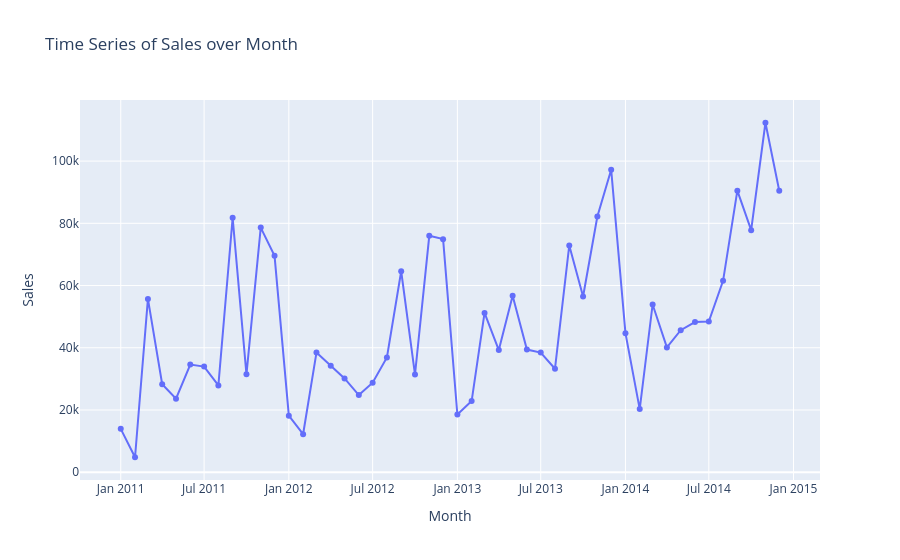

The notebook cell this image was saved under:
### Markdown cell above
In year 2012 has lowest sales among all year but they were going better in 2013 and 2014.

### Code cell
grouped_data = ss.groupby(['Month_Year'])['Sales'].sum()
fig = px.line(grouped_data, x=grouped_data.index.astype(str), y=grouped_data.values, markers=True, line_shape='linear', title='Time Series of Sales over Month')
fig.update_xaxes(title='Month')
fig.update_yaxes(title='Sales')

# Show the interactive plot
fig.show()

### Figure 1 — Plotly figure (JSON) as saved in the notebook; plotly's stock layout.template omitted (floating-point values rounded to 4 significant figures)
{"data": [{"hovertemplate": "x=%{x}<br>y=%{y}<extra></extra>", "legendgroup": "", "line": {"color": "#636efa", "dash": "solid", "shape": "linear"}, "marker": {"symbol": "circle"}, "mode": "lines+markers", "name": "", "orientation": "v", "showlegend": false, "type": "scatter", "x": ["2011-01", "2011-02", "2011-03", "2011-04", "2011-05", "2011-06", "2011-07", "2011-08", "2011-09", "2011-10", "2011-11", "2011-12", "2012-01", "2012-02", "2012-03", "2012-04", "2012-05", "2012-06", "2012-07", "2012-08", "2012-09", "2012-10", "2012-11", "2012-12", "2013-01", "2013-02", "2013-03", "2013-04", "2013-05", "2013-06", "2013-07", "2013-08", "2013-09", "2013-10", "2013-11", "2013-12", "2014-01", "2014-02", "2014-03", "2014-04", "2014-05", "2014-06", "2014-07", "2014-08", "2014-09", "2014-10", "2014-11", "2014-12"], "xaxis": "x", "y": [13950.0, 4811.0, 55690.0, 28300.0, 23650.0, 34600.0, 33950.0, 27910.0, 81780.0, 31450.0, 78630.0, 69550.0, 18170.0, 12210.0, 38470.0, 34200.0, 30130.0, 24800.0, 28770.0, 36900.0, 64600.0, 31400.0, 75970.0, 74920.0, 18540.0, 22870.0, 51190.0, 39250.0, 56690.0, 39430.0, 38440.0, 33270.0, 72910.0, 56460.0, 82190.0, 97240.0, 44700.0, 20280.0, 53910.0, 40110.0, 45650.0, 48260.0, 48430.0, 61520.0, 90490.0, 77790.0, 112300.0, 90470.0], "yaxis": "y"}], "layout": {"legend": {"tracegroupgap": 0}, "title": {"text": "Time Series of Sales over Month"}, "xaxis": {"anchor": "y", "domain": [0, 1], "title": {"text": "Month"}}, "yaxis": {"anchor": "x", "domain": [0, 1], "title": {"text": "Sales"}}}}
